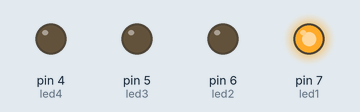
This sketch was run on a simulated Arduino Uno, built with avr-gcc and run on an emulated ATmega328P. On the bench: output pins drawn as LEDs (lit = HIGH).

Above: at 0.05 s.
At 0.45 s:
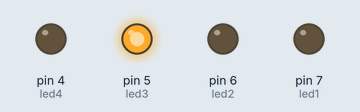
At 1.25 s:
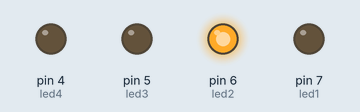
At 2.75 s:
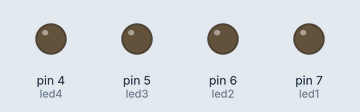
At 4.05 s:
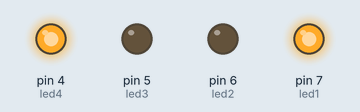
At 5.45 s:
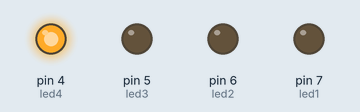
Timing chart, 0 to 5.8 s (numbered marks = the images above):
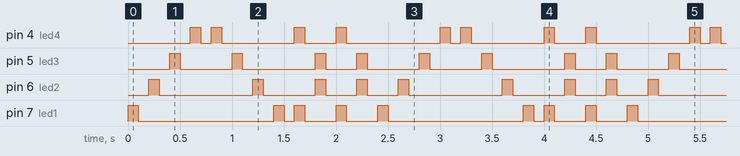

The sketch:

Exercise02.ino
```cpp
// This is a first practical regarding arduino programming.
// Hardware is developed by
int led1 = 7;
int led2 = 6;
int led3 = 5;
int led4 = 4;

void setup() {
  // put your setup code here, to run once:
  pinMode(7,OUTPUT);
  pinMode(6,OUTPUT);
  pinMode(5,OUTPUT);
  pinMode(4,OUTPUT);


}

void loop() {
  // put your main code here, to run repeatedly:
  digitalWrite(led1, HIGH);
  delay(100);
  digitalWrite(led1, LOW);
  delay(100);

  digitalWrite(led2, HIGH);
  delay(100);
  digitalWrite(led2, LOW);
  delay(100);

  digitalWrite(led3, HIGH);
  delay(100);
  digitalWrite(led3, LOW);
  delay(100);

  digitalWrite(led4, HIGH);
  delay(100);
  digitalWrite(led4, LOW);
  delay(100);

  // put your main code here, to run repeatedly:
  digitalWrite(led4, HIGH);
  delay(100);
  digitalWrite(led4, LOW);
  delay(100);

  digitalWrite(led3, HIGH);
  delay(100);
  digitalWrite(led3, LOW);
  delay(100);

  digitalWrite(led2, HIGH);
  delay(100);
  digitalWrite(led2, LOW);
  delay(100);

  digitalWrite(led1, HIGH);
  delay(100);
  digitalWrite(led1, LOW);
  delay(100);

  digitalWrite(led1, HIGH);
  digitalWrite(led4, HIGH);
  delay(100);
  digitalWrite(led1, LOW);
  digitalWrite(led4, LOW);
  delay(100);


  digitalWrite(led2, HIGH);
  digitalWrite(led3, HIGH);
  delay(100);
  digitalWrite(led2, LOW);
  digitalWrite(led3, LOW);
  delay(100);

  digitalWrite(led1, HIGH);
  digitalWrite(led4, HIGH);
  delay(100);
  digitalWrite(led1, LOW);
  digitalWrite(led4, LOW);
  delay(100);


  digitalWrite(led2, HIGH);
  digitalWrite(led3, HIGH);
  delay(100);
  digitalWrite(led2, LOW);
  digitalWrite(led3, LOW);
  delay(100);


}
```

Measured:
- by itself, pin 4 (led4): repeats every 2.4 s: LOW 0.10 s, HIGH 0.10 s, LOW 0.70 s, HIGH 0.10 s, LOW 0.30 s, HIGH 0.10 s, LOW 0.90 s, HIGH 0.10 s
- by itself, pin 5 (led3): repeats every 2.4 s: LOW 0.50 s, HIGH 0.10 s, LOW 0.70 s, HIGH 0.10 s, LOW 0.30 s, HIGH 0.10 s, LOW 0.50 s, HIGH 0.10 s
- by itself, pin 6 (led2): repeats every 2.4 s: LOW 0.90 s, HIGH 0.10 s, LOW 0.50 s, 2 × (HIGH 0.10 s, LOW 0.30 s), HIGH 0.10 s
- by itself, pin 7 (led1): repeats every 2.4 s: LOW 1.3 s, HIGH 0.10 s, LOW 0.10 s, 2 × (HIGH 0.10 s, LOW 0.30 s), HIGH 0.10 s
